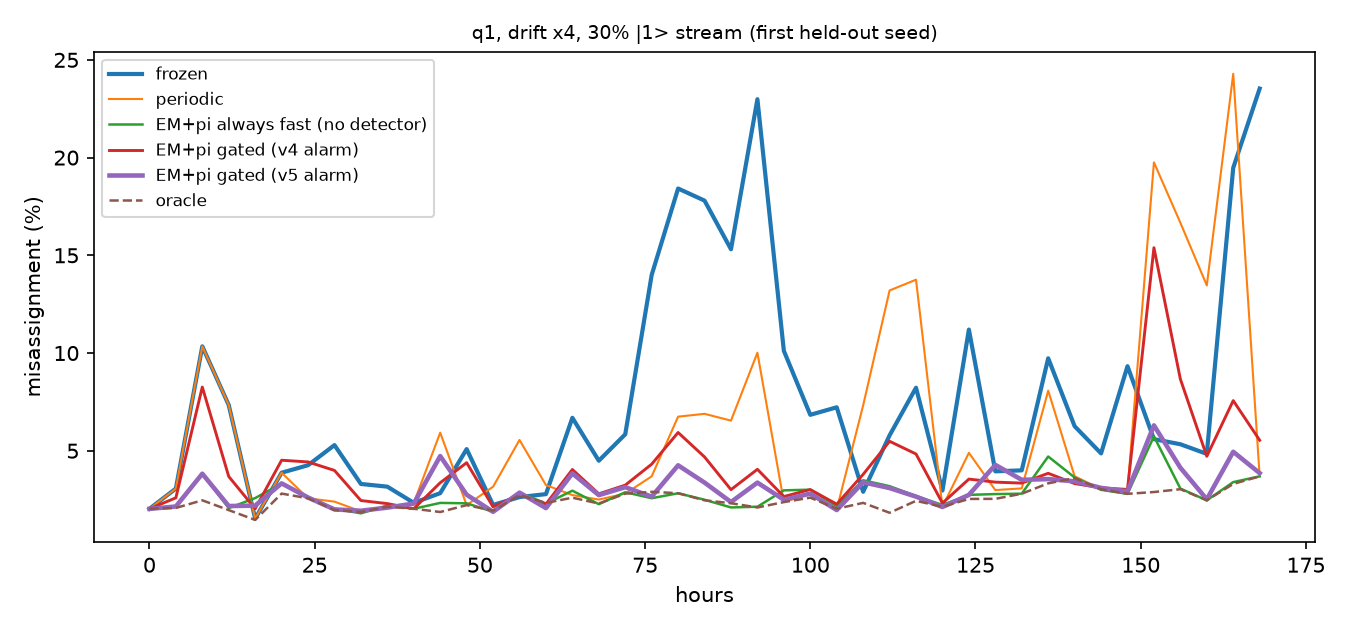

Write Python code to recreate this figure.
"""
adaptive_boundary_v5.py   = v4 with exactly two detector changes (v4 is not modified)

  change 1  alarm trigger : fire rate ONLY. Round-to-round correlation is still computed, but cannot trigger an alarm.
  change 2  reference     : healthy reference = K_REF windows recorded IMMEDIATELY AFTER the labelled t=0 calibration,
                            with the freshly calibrated boundary (windows take milliseconds, so this is realistic),
                            not the first K_REF time points of the run. Alarms are possible from the first step.

Everything else is unchanged: physical syndrome model (true Stim outcomes read through the deployed boundary with real
IQ dots), controller sees only (fire rate, correlation) and unlabelled IQ dots, label-isolation test at start-up.
Both detectors are run on the SAME fresh held-out seeds (200+), each with its own step sizes tuned on seeds 0-2 only.
Each gated method has its own Stim sampler and random stream, so they do not influence each other.
Stream mixes tested: 50%, 30% (the realistic share of |1> among true outcomes in this circuit) and 10% |1>.

Needs iq_generator.py, drift_framework.py, adaptive_boundary.py.   Usage: python adaptive_boundary_v5.py (~35 min)  or --quick
Outputs: adaptive_boundary_v5.csv, adaptive_boundary_v5.png
"""
import argparse
import copy
import csv

import numpy as np

from adaptive_boundary import classify, misassign
from drift_framework import Layout, build_circuit, features
from iq_generator import DriftParams, IQDriftGenerator

P_PHYS, D = 0.001, 5
ZTHR, REL_RISE, K_REF, WIN = 3.0, 0.30, 6, 1500
P1S, ETA_FIXED, PERIOD = (0.5, 0.3, 0.1), 0.3, 24.0
G4, G5 = "EM+pi gated (v4 alarm)", "EM+pi gated (v5 alarm)"
FAST, ETA_FAST = "EM+pi always fast (no detector)", 0.9      # control: is the detector adding anything beyond adapting fast?
METHODS = ("frozen", "periodic", "moment (v1)", "two-means (v1)", "moment+pi", "EM+pi", FAST, G4, G5, "oracle")
ADAPTIVE = [m for m in METHODS if m not in ("frozen", "periodic", "oracle")]


class Hardware:
    """Simulated physics. Output: detection events. Never exposed to the controller except through those events."""

    def __init__(self):
        self.circ = build_circuit(D, p_readout=0.0, p_phys=P_PHYS)
        self.m2d = self.circ.compile_m2d_converter()
        self.lay = Layout(self.circ)
        self.ones = np.ones(self.lay.n_anc)
        self.last_flip_rate = np.nan

    def sampler(self, seed):
        return self.circ.compile_sampler(seed=seed)

    def syndromes(self, sampler, pool0, pool1, c0, c1, rng):
        misread0 = classify(pool0, c0, c1) == 1
        misread1 = classify(pool1, c0, c1) == 0
        true_out = sampler.sample(WIN)
        idx = rng.integers(0, len(pool0), true_out.shape)
        flip = np.where(true_out, misread1[idx], misread0[idx])
        self.last_flip_rate = float(flip.mean())                     # EVALUATION ONLY
        return self.m2d.convert(measurements=true_out ^ flip, separate_observables=False)

    def features(self, det):
        f = features(det, self.lay, self.ones)
        return f["fire_rate"], f["tcorr"]


class ControllerV4:
    """v4: reference = first K_REF windows of the run; either feature can alarm."""

    def __init__(self):
        self.f, self.t, self.n = [], [], 0

    def alarm(self, fire, tc):
        self.n += 1
        if self.n <= K_REF:
            self.f.append(fire); self.t.append(tc); return False
        mf, mt = np.mean(self.f), np.mean(self.t)
        sf, st = max(np.std(self.f), 1e-4 * mf), max(np.std(self.t), 1e-4 * abs(mt))
        return bool(((fire - mf) / sf > ZTHR and fire / mf - 1 > REL_RISE) or ((tc - mt) / st > ZTHR and tc / mt - 1 > REL_RISE))


class ControllerV5:
    """v5: reference = windows recorded right after calibration; only the fire rate can alarm."""

    def __init__(self, ref_fire):
        self.m = float(np.mean(ref_fire)); self.s = max(float(np.std(ref_fire)), 1e-4 * self.m)

    def alarm(self, fire, tc):                      # tc (correlation) is accepted but deliberately ignored
        return bool((fire - self.m) / self.s > ZTHR and fire / self.m - 1 > REL_RISE)


def reference_windows(hw, data, seed):
    """K_REF windows at the calibration-time state with the freshly calibrated boundary."""
    smp, rng, s0 = hw.sampler(40_000 + seed), np.random.default_rng(40_000 + seed), data["steps"][0]
    return np.array([hw.features(hw.syndromes(smp, s0["pool0"], s0["pool1"], data["f0"], data["f1"], rng))[0] for _ in range(K_REF)])


def make_data(profile, strength, seed, hours=168.0, step=4.0, n_unl=1500, n_eval=3000, n_cal=2000, n_pool=4000, fixed_t=None):
    prm = dict(drift_profile=profile, stochastic_drift_strength=strength, rng_seed=seed)
    gen, genp = IQDriftGenerator(DriftParams(**prm)), IQDriftGenerator(DriftParams(**prm))
    iq, st = gen.generate_shots(n_shots=20000, t_hours=0)
    f0, f1 = iq[st == 0].mean(), iq[st == 1].mean()
    sig2 = 0.5 * np.mean(np.r_[np.abs(iq[st == 0] - f0) ** 2, np.abs(iq[st == 1] - f1) ** 2])
    steps = []
    for t in np.arange(0, hours + 1e-9, step):
        te = t if fixed_t is None else fixed_t
        steps.append(dict(t=t,
                          unl={p1: gen.generate_shots(n_shots=n_unl, t_hours=te, p_state1=p1)[0] for p1 in P1S},   # dots only
                          ev=gen.generate_shots(n_shots=n_eval, t_hours=te, p_state1=0.5),
                          cal=gen.generate_shots(n_shots=n_cal, t_hours=te),
                          pool0=genp.generate_shots(n_shots=n_pool, t_hours=te, p_state1=0.0)[0],
                          pool1=genp.generate_shots(n_shots=n_pool, t_hours=te, p_state1=1.0)[0]))
    return dict(f0=f0, f1=f1, sig2=sig2, steps=steps, seed=seed)


def em_step(iq, c0, c1, pi, sig2):
    l1 = np.log(pi) - np.abs(iq - c1) ** 2 / (2 * sig2)
    l0 = np.log(1 - pi) - np.abs(iq - c0) ** 2 / (2 * sig2)
    r = 1.0 / (1.0 + np.exp(np.clip(l0 - l1, -50, 50)))
    n1, n0 = r.sum(), (1 - r).sum()
    return ((1 - r) @ iq / n0 if n0 > 10 else c0), (r @ iq / n1 if n1 > 10 else c1)


def simulate(data, p1, hw, etas):
    """etas: {G4: (eta_quiet, eta_alarm), G5: (...)}"""
    f0, f1, sig2 = data["f0"], data["f1"], data["sig2"]; w0 = f1 - f0; seed = data["seed"]
    pi = float(np.clip(classify(data["steps"][0]["unl"][p1], f0, f1).mean(), 0.02, 0.98))      # label-free
    tag = seed * 7 + int(p1 * 10)
    smp = {G4: hw.sampler(20_000 + tag), G5: hw.sampler(21_000 + tag)}
    rng = {G4: np.random.default_rng(10_000 + tag), G5: np.random.default_rng(11_000 + tag)}
    ctrl = {G4: ControllerV4(), G5: ControllerV5(reference_windows(hw, data, seed))}
    alarms = {G4: 0, G5: 0}
    S = {m: [f0, f1] for m in METHODS}
    mid, last_cal = (f0 + f1) / 2, 0.0
    out = {m: [] for m in METHODS}; traj = {m: [] for m in ADAPTIVE}
    for sd in data["steps"]:
        t, iq = sd["t"], sd["unl"][p1]; eiq, est = sd["ev"]; ciq, cst = sd["cal"]
        mid = (1 - ETA_FIXED) * mid + ETA_FIXED * iq.mean()
        S["moment (v1)"] = [mid - w0 / 2, mid + w0 / 2]
        c0, c1 = S["two-means (v1)"]; lab = classify(iq, c0, c1)
        if (lab == 0).sum() > 10: c0 = (1 - ETA_FIXED) * c0 + ETA_FIXED * iq[lab == 0].mean()
        if (lab == 1).sum() > 10: c1 = (1 - ETA_FIXED) * c1 + ETA_FIXED * iq[lab == 1].mean()
        S["two-means (v1)"] = [c0, c1]
        c0 = (1 - ETA_FIXED) * S["moment+pi"][0] + ETA_FIXED * (iq.mean() - pi * w0); S["moment+pi"] = [c0, c0 + w0]
        for name in ("EM+pi", FAST, G4, G5):
            if name == "EM+pi": eta = ETA_FIXED
            elif name == FAST: eta = ETA_FAST
            else:
                det = hw.syndromes(smp[name], sd["pool0"], sd["pool1"], S[name][0], S[name][1], rng[name])   # physics
                a = ctrl[name].alarm(*hw.features(det)); alarms[name] += a                                       # features only
                eta = etas[name][1] if a else etas[name][0]
            n0, n1 = em_step(iq, S[name][0], S[name][1], pi, sig2)
            S[name] = [(1 - eta) * S[name][0] + eta * n0, (1 - eta) * S[name][1] + eta * n1]
        o0, o1 = ciq[cst == 0].mean(), ciq[cst == 1].mean()
        if t - last_cal >= PERIOD - 1e-9: S["periodic"] = [o0, o1]; last_cal = t
        S["oracle"] = [o0, o1]
        for m in METHODS: out[m].append(misassign(eiq, est, *S[m]))
        for m in ADAPTIVE: traj[m].append(tuple(S[m]))
    res = {m: np.array(v) for m, v in out.items()}
    res["alarm_frac"] = {k: v / len(data["steps"]) for k, v in alarms.items()}
    res["traj"] = {m: np.array(v) for m, v in traj.items()}
    res["contaminated"] = bool(res["frozen"][:K_REF].max() > 2 * max(res["frozen"][0], 0.005))
    return res


def recovery(r, m):
    den = r["frozen"].mean() - r["oracle"].mean()
    return np.nan if den < 0.002 else (r["frozen"].mean() - r[m].mean()) / den


def shuffled_labels(data, seed=0):
    d = copy.deepcopy(data); rg = np.random.default_rng(seed)
    for sd in d["steps"]:
        sd["ev"] = (sd["ev"][0], rg.permutation(sd["ev"][1])); sd["cal"] = (sd["cal"][0], rg.permutation(sd["cal"][1]))
    return d


def probe(data, hw, seed, kind):
    """Detector alone on the FROZEN boundary. Truth (event/quiet) uses the hardware's actual flip rate: evaluation only."""
    smp, rng = hw.sampler(30_000 + seed), np.random.default_rng(seed)
    c = ControllerV4() if kind == "v4" else ControllerV5(reference_windows(hw, data, seed))
    al, ev, qu, e0 = [], [], [], None
    for sd in data["steps"]:
        al.append(c.alarm(*hw.features(hw.syndromes(smp, sd["pool0"], sd["pool1"], data["f0"], data["f1"], rng))))
        e = hw.last_flip_rate; e0 = e if e0 is None else e0; b = max(e0, 0.005); ev.append(e > 2 * b); qu.append(e < 1.25 * b)
    return np.array(al), np.array(ev), np.array(qu)


def main():
    ap = argparse.ArgumentParser()
    ap.add_argument("--tune-seeds", type=int, default=3)
    ap.add_argument("--test-seeds", type=int, default=8)
    ap.add_argument("--healthy-runs", type=int, default=30)
    ap.add_argument("--strengths", nargs="+", type=float, default=[1.0, 4.0])
    ap.add_argument("--quick", action="store_true")
    a = ap.parse_args()
    if a.quick: a.tune_seeds, a.test_seeds, a.healthy_runs, a.strengths = 1, 2, 4, [4.0]
    hw = Hardware(); TEST0 = 200
    assert set(range(a.tune_seeds)).isdisjoint(range(TEST0, TEST0 + a.test_seeds))

    print("== LABEL ISOLATION TEST ==", flush=True)
    d0 = make_data("q0", 4.0, TEST0); et = {G4: (0.3, 0.9), G5: (0.3, 0.9)}
    ra, rb = simulate(d0, 0.1, hw, et), simulate(shuffled_labels(d0), 0.1, hw, et)
    same = all(np.array_equal(ra["traj"][m], rb["traj"][m]) for m in ADAPTIVE)
    print(f"all adaptive centroid trajectories identical after shuffling every evaluation/calibration label: {same}", flush=True)
    assert same

    print("\n== STEP SIZES, chosen per detector on q0 tuning seeds (never reported below) ==", flush=True)
    tune = [make_data("q0", s, seed) for s in a.strengths for seed in range(a.tune_seeds)]
    scores = {G4: {}, G5: {}}
    for eq in (0.1, 0.2, 0.3):
        for ea in (0.5, 0.9):
            rec = {G4: [], G5: []}
            for d in tune:
                for p1 in P1S:
                    r = simulate(d, p1, hw, {G4: (eq, ea), G5: (eq, ea)})
                    for g in rec: rec[g].append(recovery(r, g))
            for g in rec: scores[g][(eq, ea)] = np.nanmedian(rec[g])
    etas = {g: max(scores[g], key=scores[g].get) for g in scores}
    for g in etas: print(f"  {g}: eta_quiet, eta_alarm = {etas[g]} (tuning median recovery {scores[g][etas[g]]:.2f})", flush=True)

    rows, runs_all, probes, example = [], [], [], {}
    print("\n== HELD-OUT RESULTS, fresh seeds 200+ (median recovery [IQR], share of runs >= 0.8, share of steps alarmed) ==", flush=True)
    print(f"{'prof':4s} {'str':>3s} {'p1':>4s} {'gap pp':>6s} {'runs':>4s} | {'period.':>7s} {'EM fix':>6s} {'EM fast':>7s} | {'gated, v4 alarm':^36s} | {'gated, v5 alarm':^36s}", flush=True)
    fmt = lambda x: f"{x:5.2f}" if np.isfinite(x) else "  n/a"
    for prof in ("q0", "q1", "q2"):
        for s in a.strengths:
            data = [make_data(prof, s, TEST0 + k) for k in range(a.test_seeds)]
            for d in data:
                for kind in ("v4", "v5"): probes.append((prof, s, kind, *probe(d, hw, d["seed"], kind)))
            for p1 in P1S:
                R = [simulate(d, p1, hw, etas) for d in data]
                for r in R: runs_all.append((prof, s, p1, r))
                gap = np.mean([(r["frozen"].mean() - r["oracle"].mean()) * 100 for r in R]); cell = {}
                for m in METHODS[1:-1]:
                    rec = np.array([recovery(r, m) for r in R]); fin = np.isfinite(rec)
                    q = np.percentile(rec[fin], [25, 50, 75]) if fin.any() else [np.nan] * 3
                    fr = np.mean(rec[fin] >= 0.8) if fin.any() else np.nan
                    af = np.mean([r["alarm_frac"][m] for r in R]) if m in (G4, G5) else ""
                    rows.append((prof, s, p1, gap, m, q[1], q[0], q[2], fr, int(fin.sum()), af)); cell[m] = (q, fr, af, int(fin.sum()))
                g4, g5 = cell[G4], cell[G5]
                print(f"{prof:4s} {s:3.0f} {p1:4.2f} {gap:6.2f} {g4[3]:4d} | {fmt(cell['periodic'][0][1]):>7s} {fmt(cell['EM+pi'][0][1]):>6s} {fmt(cell[FAST][0][1]):>7s} | "
                      f"{fmt(g4[0][1])} [{fmt(g4[0][0])} to {fmt(g4[0][2])}] {fmt(g4[1])} {100*g4[2]:4.0f}% | "
                      f"{fmt(g5[0][1])} [{fmt(g5[0][0])} to {fmt(g5[0][2])}] {fmt(g5[1])} {100*g5[2]:4.0f}%", flush=True)
                if (prof, s, p1) == ("q1", 4.0, 0.3): example = (data[0]["steps"], R[0])

    print("\n== DETECTOR VALIDATION ON FRESH SEEDS ==", flush=True)
    print("healthy false-alarm steps (frozen boundary, steps after the first 6 for both detectors):")
    for kind in ("v4", "v5"):
        line = f"  {kind} detector: "
        for prof in ("q0", "q1", "q2"):
            n = c = runs = 0
            for k in range(a.healthy_runs):
                d = make_data(prof, 1.0, 600 + k, fixed_t=0.0); al = probe(d, hw, 600 + k, kind)[0][K_REF:]
                n += len(al); c += al.sum(); runs += int(al.any())
            line += f"{prof} {c}/{n} ({100*c/n:.2f}%, {runs}/{a.healthy_runs} runs)   "
        print(line, flush=True)
    print("drifting data, frozen boundary, steps 6+ (event = actual flip rate > 2x start):")
    for kind in ("v4", "v5"):
        evN = evH = 0; on = {"all": [0, 0], "contaminated": [0, 0], "clean": [0, 0]}; qN = qF = 0
        for prof, s, kd, al, ev, qu in probes:
            if kd != kind: continue
            post = np.arange(len(al)) >= K_REF; evN += (ev & post).sum(); evH += (ev & al & post).sum()
            qN += (qu & post).sum(); qF += (qu & al & post).sum()
            for i in range(K_REF, len(ev)):
                if ev[i] and not ev[i - 1]:
                    got = bool(al[i:i + 4].any()); key = "contaminated" if (ev[:K_REF].any()) else "clean"
                    for k in ("all", key): on[k][0] += got; on[k][1] += 1
        print(f"  {kind} detector: event steps alarmed {100*evH/max(evN,1):.1f}% | quiet steps alarmed {100*qF/max(qN,1):.1f}% | onsets caught within 12 h: "
              f"all {on['all'][0]}/{on['all'][1]}, contaminated-reference {on['contaminated'][0]}/{on['contaminated'][1]}, clean {on['clean'][0]}/{on['clean'][1]}", flush=True)
    print("recovery split by whether drift is already present in the first 24 h:")
    for g in (FAST, G4, G5):
        for tag, flag in (("clean", False), ("contaminated", True)):
            rec = np.array([recovery(r, g) for _, _, _, r in runs_all if r["contaminated"] == flag]); rec = rec[np.isfinite(rec)]
            print(f"  {g:24s} {tag:13s}: {len(rec):3d} runs, median {np.median(rec) if len(rec) else float('nan'):.2f}, share >= 0.8: {np.mean(rec >= 0.8) if len(rec) else float('nan'):.2f}")

    with open("adaptive_boundary_v5.csv", "w", newline="") as fh:
        w = csv.writer(fh)
        w.writerow(["profile", "strength", "p_state1", "frozen_minus_oracle_pp", "method", "median_recovery", "q25", "q75", "fraction_runs_ge_0.8",
                    "n_runs_with_drift", "alarm_fraction", "eta_quiet_v4alarm", "eta_alarm_v4alarm", "eta_quiet_v5alarm", "eta_alarm_v5alarm"])
        for r in rows: w.writerow([*r, *etas[G4], *etas[G5]])
    import matplotlib
    matplotlib.use("Agg")
    import matplotlib.pyplot as plt
    if example:
        steps, r = example; t = [x["t"] for x in steps]
        plt.figure(figsize=(9, 4.2))
        for m, kw in (("frozen", dict(lw=2)), ("periodic", dict(lw=1)), (FAST, dict(lw=1.2)), (G4, dict(lw=1.4)), (G5, dict(lw=2.2)), ("oracle", dict(ls="--", lw=1.2))):
            plt.plot(t, r[m] * 100, label=m, **kw)
        plt.xlabel("hours"); plt.ylabel("misassignment (%)"); plt.legend(fontsize=8)
        plt.title("q1, drift x4, 30% |1> stream (first held-out seed)", fontsize=9); plt.tight_layout(); plt.savefig("adaptive_boundary_v5.png", dpi=150)
    print("\nwrote adaptive_boundary_v5.csv and adaptive_boundary_v5.png", flush=True)


if __name__ == "__main__":
    main()
